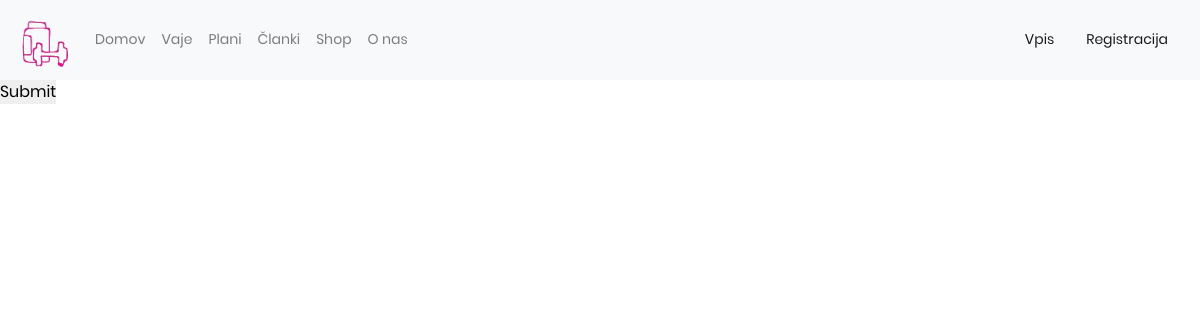
The app's page /urediPlan.php, older data.
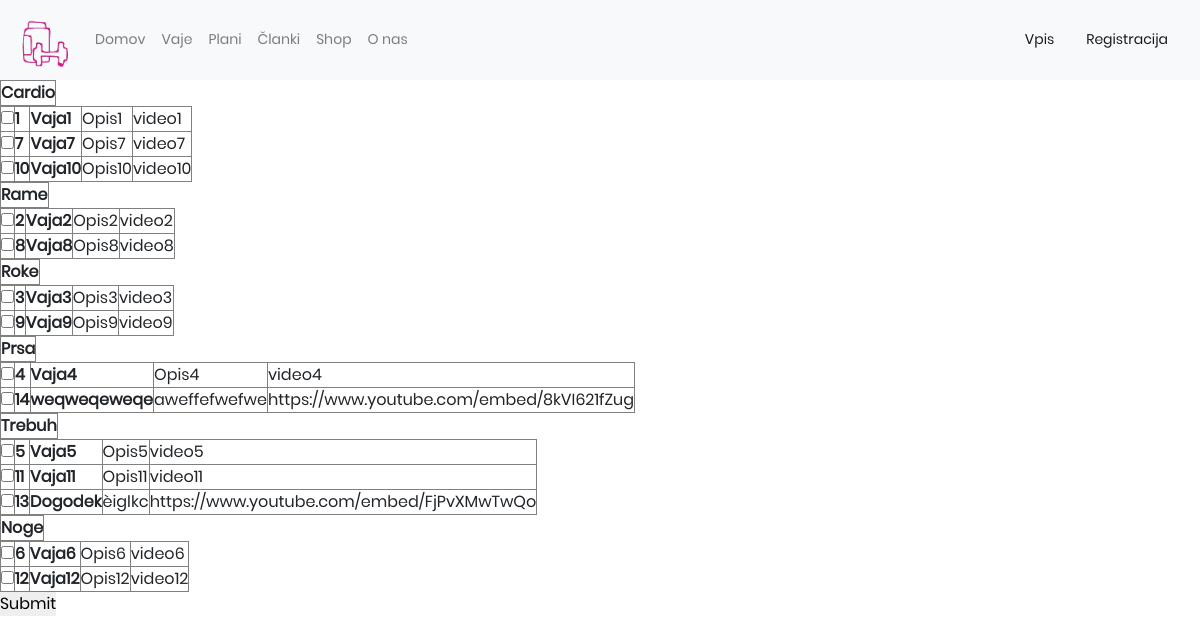
The same page, newer data.
### tables this page shows
CREATE TABLE `vaje` (
  `idVaje` int(11) NOT NULL,
  `naziv` varchar(255) NOT NULL,
  `opis` longtext NOT NULL,
  `video` longtext NOT NULL,
  `cas` int(3) NOT NULL,
  `sets` int(3) NOT NULL,
  `rep` int(3) NOT NULL,
  `tk_vaje_uporabnik` int(11) NOT NULL,
  `tk_vaje_kategorijavaje` int(11) NOT NULL
);

### urediPlan.php (the view, shortened to what this page needs)
<?php
require 'PHP_skripte/baza_handler.php';
include 'header.php';
$sql = "SELECT idKategorijaVaje, naziv FROM kategorijavaje where 1";
$result = mysqli_query($connection, $sql);
$polje = array();
while ($row = mysqli_fetch_array($result)) {
    $idKategorijaVaje = $row["idKategorijaVaje"];
    $nazivKategorije = $row["naziv"];
    array_push($polje, $idKategorijaVaje, $nazivKategorije);
}
for ($i = 1; $i < count($polje); $i ++) {
    $sql1 = "select idVaje, vaje.naziv as nazivVaje, opis, video from vaje
        join kategorijavaje on
        vaje.tk_vaje_kategorijavaje=kategorijavaje.idKategorijaVaje
        where idKategorijaVaje='$polje[$i]' or kategorijavaje.naziv='$polje[$i]';";
    $result1 = mysqli_query($connection, $sql1);
?>
<div class='table-responsive'>
<form  method="post">
<table border='' class="thead-dark">
		<tr><th>	<?php echo $polje[$i]?></th></tr>
	<table  class="thead-light" border='1'>
<?php
    while ($row1 = mysqli_fetch_array($result1)) {
        $id = $row1["idVaje"];
        $naziv = $row1["nazivVaje"];
        $opis = $row1["opis"];
        $video = $row1["video"];
?>
  <tr >
  <td><input type="checkbox" name="vaje[]" value='<?php echo $polje[$i-1].'-'.$id ?>' ></td>
    <th><?php echo $id?></th>
    <th><?php echo $naziv?></th>
    <td><?php echo $opis?></td>
    <td><?php echo $video?></td>
 </tr>
<?php
    }
?>
</table>
</table>
<?php
$i += 1;
}
?>
<input type="submit" id="submit">
</form>
</div>

### header.php (shortened to what this page needs)
<!DOCTYPE html>
<html>
<head>
	<link rel="stylesheet" href="https://maxcdn.bootstrapcdn.com/bootstrap/4.0.0/css/bootstrap.min.css">
    <link rel="stylesheet" href="MojCSS/css.css">
	<link rel="stylesheet" href="MojCSS/homepage.css">
	<link rel="stylesheet" href="MojCSS/footer.css">
	<link rel="stylesheet" href="MojCSS/shop/productPage.css">
	<link rel="stylesheet" type="text/css" href="MojCSS/login/vendor/bootstrap/css/bootstrap.min.css">
	<link rel="stylesheet" type="text/css" href="MojCSS/login/fonts/font-awesome-4.7.0/css/font-awesome.min.css">
	<link rel="stylesheet" type="text/css" href="MojCSS/login/fonts/Linearicons-Free-v1.0.0/icon-font.min.css">
	<link rel="stylesheet" type="text/css" href="MojCSS/login/vendor/animate/animate.css">
	<link rel="stylesheet" type="text/css" href="MojCSS/login/vendor/css-hamburgers/hamburgers.min.css">
	<link rel="stylesheet" type="text/css" href="MojCSS/login/vendor/animsition/css/animsition.min.css">
	<link rel="stylesheet" type="text/css" href="MojCSS/login/vendor/select2/select2.min.css">
	<link rel="stylesheet" type="text/css" href="MojCSS/login/vendor/daterangepicker/daterangepicker.css">
	<link rel="stylesheet" type="text/css" href="MojCSS/login/CSS/util.css">
	<link rel="stylesheet" type="text/css" href="MojCSS/login/CSS/main.css">
</head>
<body>
	<nav class="navbar navbar-expand-lg navbar-light bg-light">
  <a class="navbar-brand" href="#">
  	<img src="slike/header.png" alt="logo" style="width: 55px;">
  </a>
  <div class="collapse navbar-collapse" id="navbarText">
    <ul class="navbar-nav mr-auto">
      <li class="nav-item">
        <a class="nav-link" href="domov.php">Domov<span class="sr-only"></span></a>
      </li>
      <li class="nav-item">
        <a class="nav-link" href="seznamVaj.php">Vaje</a>
      </li>
      <li class="nav-item">
        <a class="nav-link" href="plani.php">Plani</a>
      </li>
      <li class="nav-item">
        <a class="nav-link" href="seznamClankovTest.php">&#268;lanki</a>
      </li>
      <li class="nav-item">
        <a class="nav-link" href="produkti.php">Shop</a>
      </li>
      <li class="nav-item">
        <a class="nav-link" href="o_nas.php">O nas</a>
      </li>
    </ul>
   <?php
   if (isset($_SESSION['id_uporabnika']))
   {
       echo '
        <span class="navbar-text">
            <form class="modal-content animate" method="post" action="PHP_skripte/skripta_izpis.php">
              <button class="btn link" type="submit" name="logout-submit">Izpis</button>
            </form>
        </span>
        <span class="navbar-text">
   		   <a class="nav-link" href="profil.php">Profil</a>
        </span>';
   }
   else
   {
       echo '
        <span class="navbar-text">
   		   <a class="nav-link" href="vpis.php">Vpis</a>
        </span>
        <span class="navbar-text">
    	   <a class="nav-link" href="registracija.php">Registracija</a>
        </span>';
   }
   ?>
  </div>
</nav>
</body>
</html>

### MojCSS/css.css (style rules this page uses)
body { font-family: Arial, Helvetica, sans-serif; }

### MojCSS/login/CSS/main.css (style rules this page uses)
* { margin: 0px; padding: 0px; box-sizing: border-box; }
body, html { height: 100%; font-family: Poppins-Regular, sans-serif; }
a { font-family: Poppins-Regular; font-size: 14px; line-height: 1.7; color: #666666; margin: 0px; transition: all 0.4s; -webkit-transition: all 0.4s; -o-transition: all 0.4s; -moz-transition: all 0.4s; }
ul, li { margin: 0px; list-style-type: none; }
input { outline: none; border: none; }

Row changes from the older to the newer data that the page shows:
added vaje: idVaje "1", naziv "Vaja1", opis "Opis1", video "video1", shown under "Cardio"
added vaje: idVaje "7", naziv "Vaja7", opis "Opis7", video "video7", shown under "Cardio"
added vaje: idVaje "10", naziv "Vaja10", opis "Opis10", video "video10", shown under "Cardio"
added vaje: idVaje "2", naziv "Vaja2", opis "Opis2", video "video2", shown under "Rame"
added vaje: idVaje "8", naziv "Vaja8", opis "Opis8", video "video8", shown under "Rame"
added vaje: idVaje "3", naziv "Vaja3", opis "Opis3", video "video3", shown under "Roke"
added vaje: idVaje "9", naziv "Vaja9", opis "Opis9", video "video9", shown under "Roke"
added vaje: idVaje "4", naziv "Vaja4", opis "Opis4", video "video4", shown under "Prsa"
added vaje: idVaje "14", naziv "weqweqeweqe", opis "aweffefwefwe", video "https://www.youtube.com/embed/8kVI621fZug", shown under "Prsa"
added vaje: idVaje "5", naziv "Vaja5", opis "Opis5", video "video5", shown under "Trebuh"
added vaje: idVaje "11", naziv "Vaja11", opis "Opis11", video "video11", shown under "Trebuh"
added vaje: idVaje "13", naziv "Dogodek", opis "èiglkc", video "https://www.youtube.com/embed/FjPvXMwTwQo", shown under "Trebuh"
added vaje: idVaje "6", naziv "Vaja6", opis "Opis6", video "video6", shown under "Noge"
added vaje: idVaje "12", naziv "Vaja12", opis "Opis12", video "video12", shown under "Noge"
Text that changed along with them:
new list line: "Cardio"
new list line: "Rame"
new list line: "Roke"
new list line: "Prsa"
new list line: "Trebuh"
new list line: "Noge"
